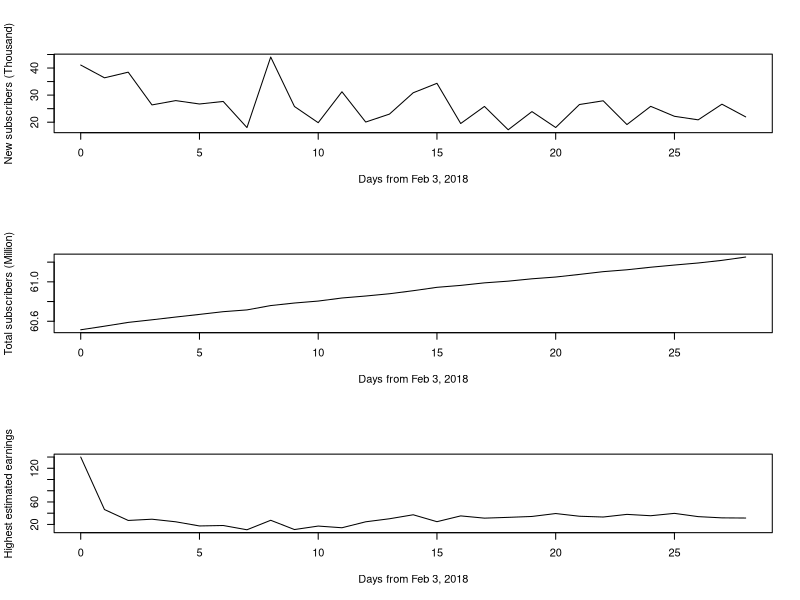
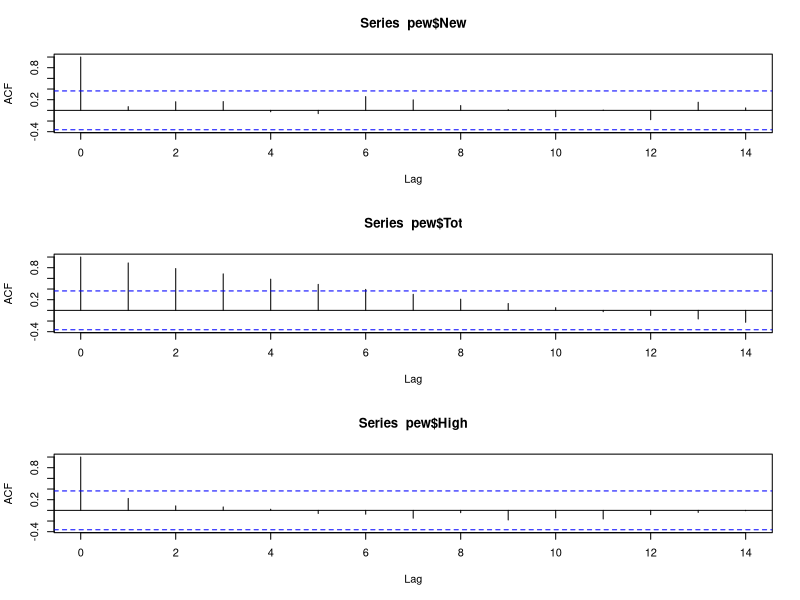
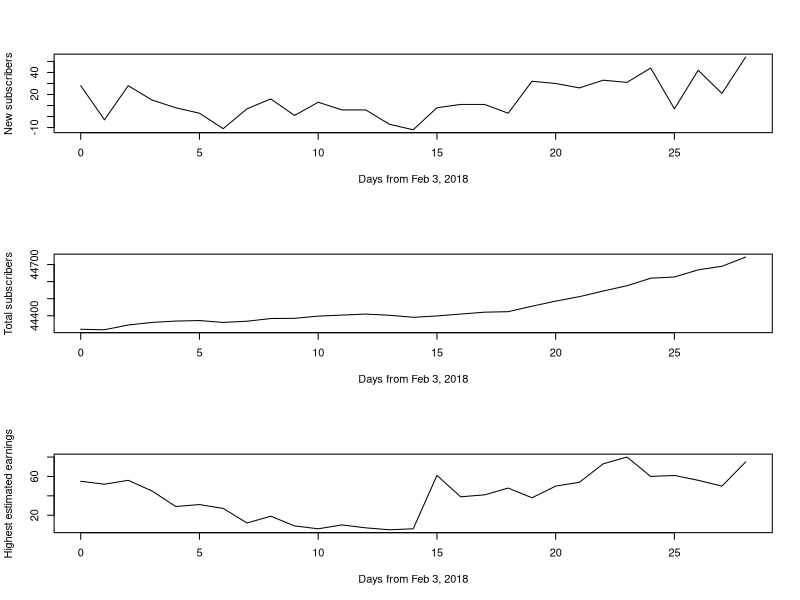
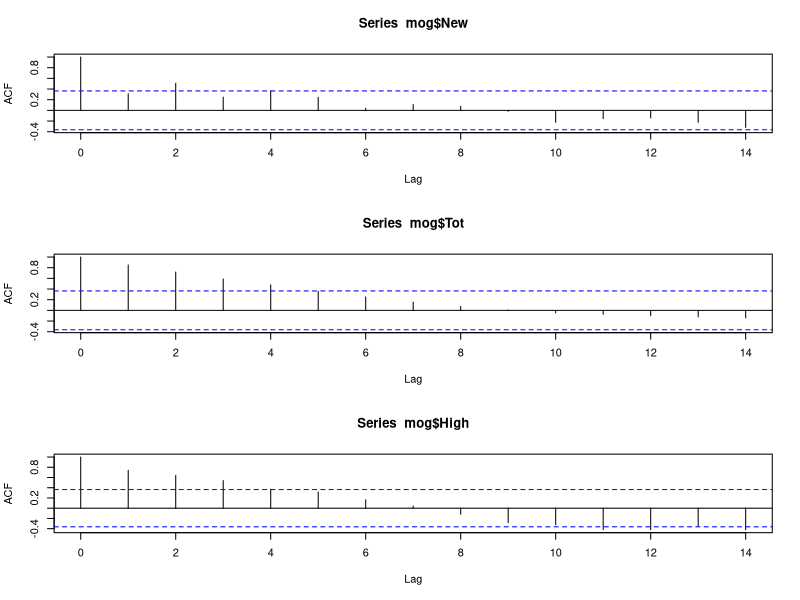
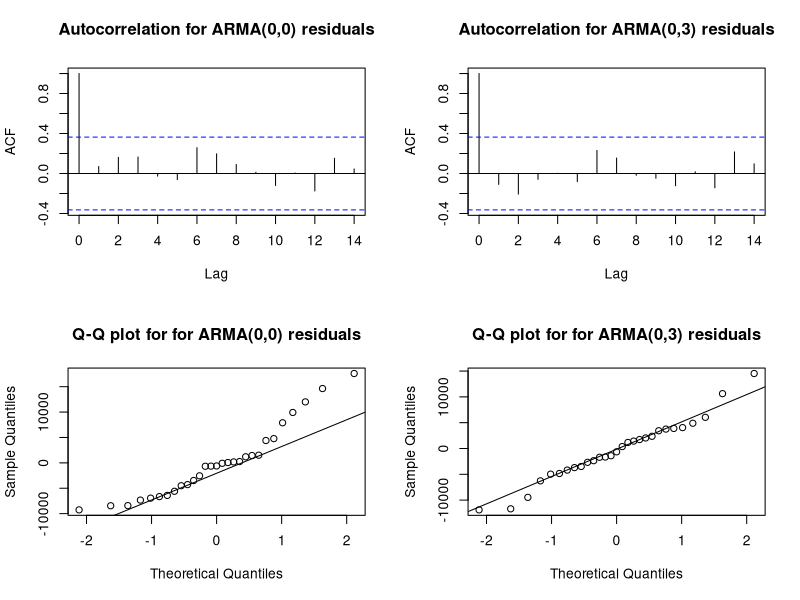
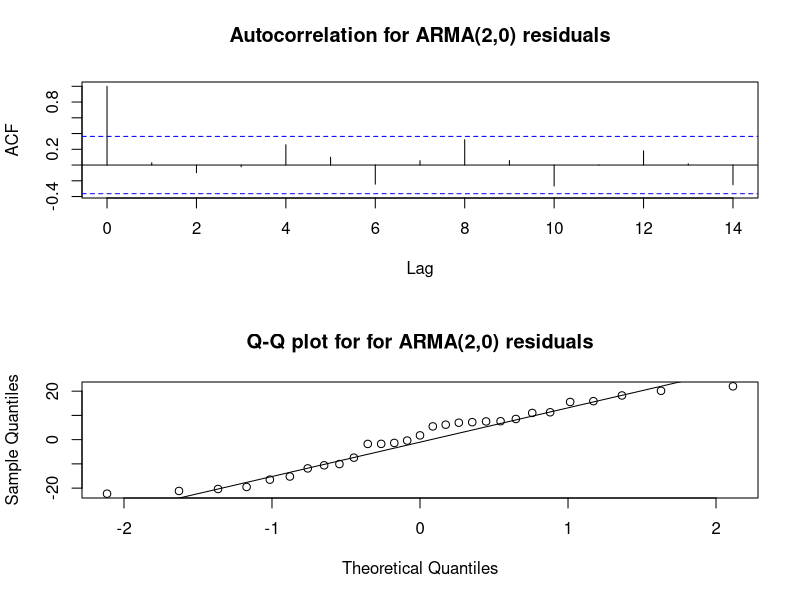

Write the R code that produced these figures, in order.
## ---- chunk 1
############## data preparation ###################
pew=read.csv("pewdiepie.csv")
mog=read.csv("mogwai.csv")
pew['Ind']=seq(0,28)
mog["Ind"]=seq(0,28)
par(mfrow=c(3,1))
plot(pew$Ind,pew$New/1000,type="l",ylab="New subscribers (Thousand)",xlab="Days from Feb 3, 2018")
plot(pew$Ind,pew$Tot/1000000,type="l",ylab="Total subscribers (Million)",xlab="Days from Feb 3, 2018")
plot(pew$Ind,pew$High,type="l",ylab="Highest estimated earnings",xlab="Days from Feb 3, 2018")
## ---- chunk 2
par(mfrow=c(3,1))
acf(pew$New)
acf(pew$Tot)
acf(pew$High)
## ---- chunk 3
par(mfrow=c(3,1))
plot(mog$Ind,mog$New,type="l",ylab="New subscribers",xlab="Days from Feb 3, 2018")
plot(mog$Ind,mog$Tot,type="l",ylab="Total subscribers",xlab="Days from Feb 3, 2018")
plot(mog$Ind,mog$High,type="l",ylab="Highest estimated earnings",xlab="Days from Feb 3, 2018")
## ---- chunk 4
par(mfrow=c(3,1))
acf(mog$New)
acf(mog$Tot)
acf(mog$High)
## ---- chunk 5
aic_table <- function(data,P,Q){
  table <- matrix(NA,(P+1),(Q+1))
  for(p in 0:P) {
    for(q in 0:Q) {
      table[p+1,q+1] <- arima(data,order=c(p,0,q))$aic
    }
  }
  dimnames(table) <- list(paste("AR",0:P, sep=""),paste("MA",0:Q,sep=""))
  table
}
pew_aic_table <- aic_table(pew$New,4,5)
pew_aic_table
## ---- chunk 6
pew_arma00 <- arima(pew$New,order=c(0,0,0))
pew_arma03 <- arima(pew$New,order=c(0,0,3))
par(mfrow=c(2,2))
acf(resid(pew_arma00),main="Autocorrelation for ARMA(0,0) residuals")
acf(resid(pew_arma03),main="Autocorrelation for ARMA(0,3) residuals")
qqnorm(resid(pew_arma00),main="Q-Q plot for for ARMA(0,0) residuals")
qqline(resid(pew_arma00))
qqnorm(resid(pew_arma03),main="Q-Q plot for for ARMA(0,3) residuals")
qqline(resid(pew_arma03))
## ---- chunk 7
aicpews7=AIC(arima(pew$New,order=c(0,0,3),seasonal=list(order=c(1,0,0),period=7)))
## ---- chunk 8
pew_arma03
## ---- chunk 9
mog_aic_table <- aic_table(mog$New,4,5)
mog_aic_table
## ---- chunk 10
mog_arma20 <- arima(mog$New,order=c(2,0,0))
par(mfrow=c(2,1))
acf(resid(mog_arma20),main="Autocorrelation for ARMA(2,0) residuals")
qqnorm(resid(mog_arma20),main="Q-Q plot for for ARMA(2,0) residuals")
qqline(resid(mog_arma20))
## ---- chunk 11
aicmogs7=AIC(arima(pew$New,order=c(2,0,0),seasonal=list(order=c(1,0,0),period=7)))
## ---- chunk 12
mog_arma20
## ---- chunk 13
pew_h=aic_table(pew$High,4,5)#ARMA(1,0)
pew_h
## ---- chunk 14
pew_h_week=arima(pew$High,order=c(1,0,0),seasonal=list(order=c(1,0,0),period=7))
aicpewhw=AIC(pew_h_week)
## ---- chunk 15
pew_h_t <- arima(pew$High,order=c(1,0,0),xreg=pew$Tot/1000)
aicpewht=AIC(pew_h_t)
## ---- chunk 16
pew_h_t
## ---- chunk 17
mog_h=aic_table(mog$High,4,5)#ARMA(1,0)
mog_h
## ---- chunk 18
mog_h_week=arima(mog$High,order=c(1,0,0),seasonal=list(order=c(1,0,0),period=7))
aicmoghw=AIC(mog_h_week)
## ---- chunk 19
mog_h_t <- arima(mog$High,order=c(1,0,0),xreg=mog$Tot)
aicmoght=AIC(mog_h_t)
## ---- chunk 20
mog_h_t
## ---- chunk 21
pew_h_t1 <- arima(pew$High[2:29],order=c(1,0,0),xreg=pew$Tot[2:29]/1000)
pew_h_t1
